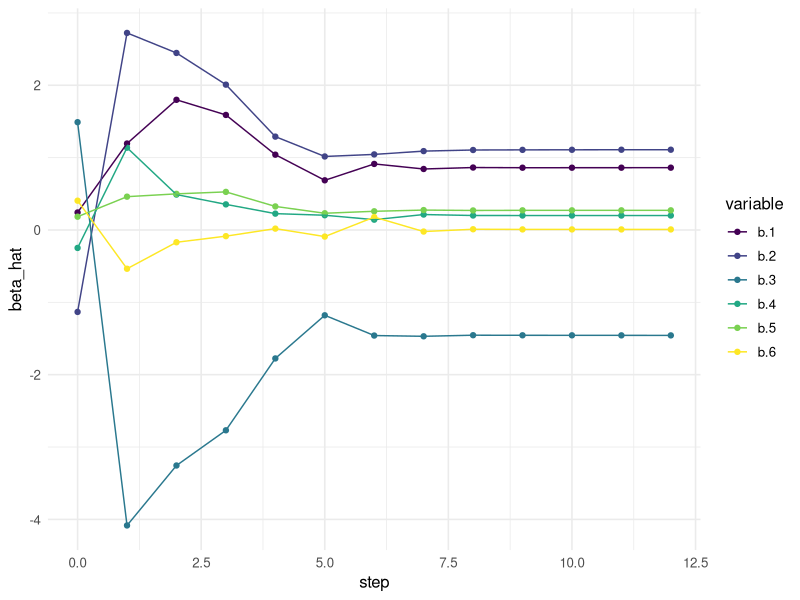

Source code (R):
## ---- chunk 1
knitr::opts_chunk$set(echo = TRUE)
library(tidyverse)
theme_set(theme_minimal(base_size = 12))
## ---- chunk 2
# Setting parameters
set.seed(1)
# Try changing some parameters
n <- 200
p <- 5
sparsity <- 2
nonzero_beta <- c(1, -1)
# or, e.g. rep(1, sparsity), runif(sparsity, min = -1, max = 1)
true_beta <- c(.5, nonzero_beta, rep(0, p - sparsity))
## ---- chunk 3
# Generating simulated data
X <- cbind(rep(1, n), matrix(rnorm(n*p), nrow = n))
mu <- X %*% true_beta
px <- exp(mu)/(1+exp(mu))
Y <- rbinom(n, 1, prob = px)
train_ld <- data.frame(y = as.factor(Y), x = X)
fit_glm <- glm(Y ~ X-1, family = "binomial")
## ---- chunk 4
# See e.g. lecture slides 
logL <- function(X, Y, beta) {
  Xbeta <- X %*% beta
  expXbeta <- exp(-Xbeta)
  exp_ratio <- 1/(1+expXbeta)
  sum(Y * log(exp_ratio) + (1-Y) * log(1-exp_ratio))
}
## ---- chunk 5
# Note: the step size h here is chosen to be
# on the order of magnitude of the cube-root
# of .Machine$double.eps, which helps avoid
# some numerical approximation errors
numeric_grad <- function(X, Y, beta, h = 1e-06) {
  numerator <- sapply(1:length(beta), function(j) {
    H <- rep(0, length(beta))
    H[j] <- h # step in coordinate j
    logL(X, Y, beta + H) - logL(X, Y, beta - H)
  })
  numerator / (2*h)
}
## ---- chunk 6
# Initialize and take first step
beta_prev2 <- rnorm(ncol(X)) 
grad_prev2 <- numeric_grad(X, Y, beta_prev2)
beta_prev1 <- beta_prev2 + 0.1 * grad_prev2 / sqrt(sum(grad_prev2^2))
grad_prev1 <- numeric_grad(X, Y, beta_prev1)
previous_loss <- logL(X, Y, beta_prev2)
next_loss <- logL(X, Y, beta_prev1)
beta_mat <- rbind(beta_prev2,
                  beta_prev1,
                  matrix(0, nrow = 50, ncol = ncol(X)))
rownames(beta_mat) <- NULL
beta_path <- data.frame(step = 0:51, b = beta_mat)
steps <- 1
## ---- chunk 7
# Repeat until convergence
tol <- 1e-5 # (error) tolerance
while (abs(previous_loss - next_loss) > tol) {
  grad_diff <- grad_prev1 - grad_prev2
  step_BB <- sum((beta_prev1 - beta_prev2) * grad_diff) / sum(grad_diff^2)
  
  beta_prev2 <- beta_prev1
  beta_prev1 <- beta_prev1 - step_BB * grad_prev1
  
  grad_prev2 <- grad_prev1
  grad_prev1 <- numeric_grad(X, Y, beta_prev1)  
  
  previous_loss <- next_loss
  next_loss <- logL(X, Y, beta_prev1)
  
  if (round(steps/5) == steps/5) print(previous_loss)
  steps <- steps + 1
  beta_path[steps, 2:ncol(beta_path)] <- beta_prev1
}
## ---- chunk 8
steps
## ---- chunk 9
rbind(
  fit_glm |> coef(),
  beta_prev1,
  true_beta
)
## ---- chunk 10
beta_path <- beta_path[1:steps, ]
beta_path |>
  pivot_longer(cols = starts_with("b"),
               names_to = "variable",
               values_to = "beta_hat") |>
  ggplot(aes(x = step, y = beta_hat, color = variable)) +
  geom_point() + geom_line() + scale_color_viridis_d()
